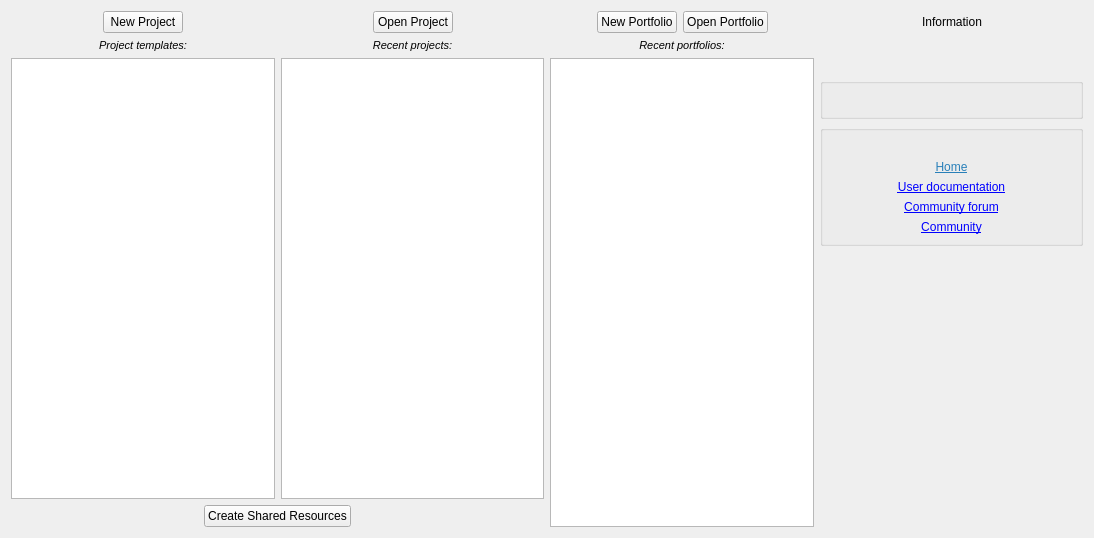
<?xml version="1.0" encoding="UTF-8"?>
<ui version="4.0">
 <class>WelcomeView</class>
 <widget class="QWidget" name="WelcomeView">
  <property name="geometry">
   <rect>
    <x>0</x>
    <y>0</y>
    <width>1094</width>
    <height>538</height>
   </rect>
  </property>
  <property name="focusPolicy">
   <enum>Qt::StrongFocus</enum>
  </property>
  <layout class="QGridLayout" name="gridLayout">
   <item row="0" column="3">
    <layout class="QHBoxLayout" name="horizontalLayout_3">
     <item>
      <spacer name="horizontalSpacer_5">
       <property name="orientation">
        <enum>Qt::Horizontal</enum>
       </property>
       <property name="sizeHint" stdset="0">
        <size>
         <width>40</width>
         <height>20</height>
        </size>
       </property>
      </spacer>
     </item>
     <item>
      <widget class="QPushButton" name="introduction">
       <property name="focusPolicy">
        <enum>Qt::NoFocus</enum>
       </property>
       <property name="text">
        <string>Information</string>
       </property>
       <property name="icon">
        <iconset theme="emblem-information">
         <normaloff>.</normaloff>.</iconset>
       </property>
       <property name="flat">
        <bool>true</bool>
       </property>
      </widget>
     </item>
     <item>
      <spacer name="horizontalSpacer_3">
       <property name="orientation">
        <enum>Qt::Horizontal</enum>
       </property>
       <property name="sizeHint" stdset="0">
        <size>
         <width>40</width>
         <height>20</height>
        </size>
       </property>
      </spacer>
     </item>
    </layout>
   </item>
   <item row="5" column="0" colspan="2">
    <layout class="QHBoxLayout" name="horizontalLayout_4">
     <property name="sizeConstraint">
      <enum>QLayout::SetDefaultConstraint</enum>
     </property>
     <item>
      <spacer name="horizontalSpacer_8">
       <property name="orientation">
        <enum>Qt::Horizontal</enum>
       </property>
       <property name="sizeHint" stdset="0">
        <size>
         <width>40</width>
         <height>20</height>
        </size>
       </property>
      </spacer>
     </item>
     <item>
      <widget class="QPushButton" name="createResourceFileBtn">
       <property name="text">
        <string>Create Shared Resources</string>
       </property>
       <property name="icon">
        <iconset theme="user-group-new">
         <normaloff>.</normaloff>.</iconset>
       </property>
      </widget>
     </item>
     <item>
      <spacer name="horizontalSpacer_7">
       <property name="orientation">
        <enum>Qt::Horizontal</enum>
       </property>
       <property name="sizeHint" stdset="0">
        <size>
         <width>40</width>
         <height>20</height>
        </size>
       </property>
      </spacer>
     </item>
    </layout>
   </item>
   <item row="0" column="0" rowspan="5">
    <widget class="QWidget" name="widget_2" native="true">
     <layout class="QVBoxLayout" name="verticalLayout_4">
      <property name="leftMargin">
       <number>0</number>
      </property>
      <property name="topMargin">
       <number>0</number>
      </property>
      <property name="rightMargin">
       <number>0</number>
      </property>
      <property name="bottomMargin">
       <number>0</number>
      </property>
      <item>
       <layout class="QHBoxLayout" name="horizontalLayout_2">
        <item>
         <spacer name="horizontalSpacer_2">
          <property name="orientation">
           <enum>Qt::Horizontal</enum>
          </property>
          <property name="sizeHint" stdset="0">
           <size>
            <width>13</width>
            <height>14</height>
           </size>
          </property>
         </spacer>
        </item>
        <item>
         <widget class="QPushButton" name="newProjectBtn">
          <property name="whatsThis">
           <string comment="@info:whartsthis"/>
          </property>
          <property name="text">
           <string>New Project</string>
          </property>
          <property name="icon">
           <iconset theme="list-add">
            <normaloff>.</normaloff>.</iconset>
          </property>
         </widget>
        </item>
        <item>
         <spacer name="horizontalSpacer_6">
          <property name="orientation">
           <enum>Qt::Horizontal</enum>
          </property>
          <property name="sizeHint" stdset="0">
           <size>
            <width>13</width>
            <height>17</height>
           </size>
          </property>
         </spacer>
        </item>
       </layout>
      </item>
      <item>
       <widget class="QLabel" name="label_2">
        <property name="sizePolicy">
         <sizepolicy hsizetype="Preferred" vsizetype="Fixed">
          <horstretch>0</horstretch>
          <verstretch>0</verstretch>
         </sizepolicy>
        </property>
        <property name="text">
         <string>&lt;html&gt;&lt;head/&gt;&lt;body&gt;&lt;p align=&quot;center&quot;&gt;&lt;span style=&quot; font-size:8pt; font-style:italic;&quot;&gt;Project templates:&lt;/span&gt;&lt;/p&gt;&lt;/body&gt;&lt;/html&gt;</string>
        </property>
        <property name="alignment">
         <set>Qt::AlignCenter</set>
        </property>
       </widget>
      </item>
      <item>
       <widget class="QTreeView" name="projectTemplates">
        <property name="editTriggers">
         <set>QAbstractItemView::NoEditTriggers</set>
        </property>
        <property name="alternatingRowColors">
         <bool>true</bool>
        </property>
        <property name="textElideMode">
         <enum>Qt::ElideMiddle</enum>
        </property>
        <property name="rootIsDecorated">
         <bool>false</bool>
        </property>
        <attribute name="headerVisible">
         <bool>false</bool>
        </attribute>
       </widget>
      </item>
     </layout>
    </widget>
   </item>
   <item row="3" column="3">
    <widget class="QGroupBox" name="groupBox">
     <property name="title">
      <string/>
     </property>
     <layout class="QVBoxLayout" name="verticalLayout_2">
      <item>
       <widget class="QLabel" name="onlineLabel">
        <property name="text">
         <string/>
        </property>
        <property name="alignment">
         <set>Qt::AlignCenter</set>
        </property>
       </widget>
      </item>
      <item>
       <widget class="QLabel" name="calligraPlanLabel">
        <property name="toolTip">
         <string/>
        </property>
        <property name="statusTip">
         <string comment="@info:status">https://calligra.org/plan</string>
        </property>
        <property name="text">
         <string>&lt;html&gt;&lt;head/&gt;&lt;body&gt;&lt;p&gt;&lt;a href=&quot;https://calligra.org/plan&quot;&gt;&lt;span style=&quot; text-decoration: underline; color:#2980b9;&quot;&gt;Home&lt;/span&gt;&lt;/a&gt;&lt;/p&gt;&lt;/body&gt;&lt;/html&gt;</string>
        </property>
        <property name="alignment">
         <set>Qt::AlignCenter</set>
        </property>
       </widget>
      </item>
      <item>
       <widget class="QLabel" name="userDocLabel">
        <property name="toolTip">
         <string/>
        </property>
        <property name="statusTip">
         <string comment="@info:status">https://docs.kde.org</string>
        </property>
        <property name="text">
         <string comment="@action:button">&lt;a href=&quot;https://docs.kde.org/index.php?application=calligraplan&quot;&gt;User documentation&lt;/a&gt;</string>
        </property>
        <property name="alignment">
         <set>Qt::AlignCenter</set>
        </property>
        <property name="openExternalLinks">
         <bool>true</bool>
        </property>
       </widget>
      </item>
      <item>
       <widget class="QLabel" name="forumLabel">
        <property name="toolTip">
         <string/>
        </property>
        <property name="statusTip">
         <string comment="@info:status">https://forum.kde.org/viewforum.php?f=203</string>
        </property>
        <property name="text">
         <string comment="@action:button">&lt;a href=&quot;https://forum.kde.org/viewforum.php?f=203&quot;&gt;Community forum&lt;/a&gt;</string>
        </property>
        <property name="alignment">
         <set>Qt::AlignCenter</set>
        </property>
        <property name="openExternalLinks">
         <bool>true</bool>
        </property>
       </widget>
      </item>
      <item>
       <widget class="QLabel" name="commuityLabel">
        <property name="toolTip">
         <string/>
        </property>
        <property name="statusTip">
         <string comment="@info:status">https://userbase.kde.org/Plan</string>
        </property>
        <property name="text">
         <string comment="@action:button">&lt;a href=&quot;https://userbase.kde.org/Plan&quot;&gt;Community&lt;/a&gt;</string>
        </property>
        <property name="alignment">
         <set>Qt::AlignCenter</set>
        </property>
        <property name="openExternalLinks">
         <bool>true</bool>
        </property>
       </widget>
      </item>
     </layout>
    </widget>
   </item>
   <item row="4" column="3" rowspan="2">
    <spacer name="verticalSpacer">
     <property name="orientation">
      <enum>Qt::Vertical</enum>
     </property>
     <property name="sizeHint" stdset="0">
      <size>
       <width>20</width>
       <height>284</height>
      </size>
     </property>
    </spacer>
   </item>
   <item row="0" column="1" rowspan="5">
    <widget class="QWidget" name="widget" native="true">
     <layout class="QVBoxLayout" name="verticalLayout_3">
      <property name="leftMargin">
       <number>0</number>
      </property>
      <property name="topMargin">
       <number>0</number>
      </property>
      <property name="rightMargin">
       <number>0</number>
      </property>
      <property name="bottomMargin">
       <number>0</number>
      </property>
      <item>
       <layout class="QHBoxLayout" name="horizontalLayout">
        <item>
         <spacer name="horizontalSpacer_4">
          <property name="orientation">
           <enum>Qt::Horizontal</enum>
          </property>
          <property name="sizeHint" stdset="0">
           <size>
            <width>40</width>
            <height>20</height>
           </size>
          </property>
         </spacer>
        </item>
        <item>
         <widget class="QPushButton" name="openProjectBtn">
          <property name="whatsThis">
           <string comment="@info:whatsthis">&lt;html&gt;&lt;head/&gt;&lt;body&gt;&lt;p&gt;&lt;span style=&quot; font-weight:600;&quot;&gt;Open Project&lt;/span&gt;&lt;/p&gt;&lt;p&gt;Displays a file dialog enabling you to open an existing project.&lt;/p&gt;&lt;/body&gt;&lt;/html&gt;</string>
          </property>
          <property name="text">
           <string>Open Project</string>
          </property>
          <property name="icon">
           <iconset theme="document-open">
            <normaloff>.</normaloff>.</iconset>
          </property>
         </widget>
        </item>
        <item>
         <spacer name="horizontalSpacer">
          <property name="orientation">
           <enum>Qt::Horizontal</enum>
          </property>
          <property name="sizeHint" stdset="0">
           <size>
            <width>40</width>
            <height>20</height>
           </size>
          </property>
         </spacer>
        </item>
       </layout>
      </item>
      <item>
       <widget class="QLabel" name="label">
        <property name="sizePolicy">
         <sizepolicy hsizetype="Preferred" vsizetype="Fixed">
          <horstretch>0</horstretch>
          <verstretch>0</verstretch>
         </sizepolicy>
        </property>
        <property name="text">
         <string>&lt;html&gt;&lt;head/&gt;&lt;body&gt;&lt;p align=&quot;center&quot;&gt;&lt;span style=&quot; font-size:8pt; font-style:italic;&quot;&gt;Recent projects:&lt;/span&gt;&lt;/p&gt;&lt;/body&gt;&lt;/html&gt;</string>
        </property>
        <property name="alignment">
         <set>Qt::AlignCenter</set>
        </property>
       </widget>
      </item>
      <item>
       <widget class="QTreeView" name="recentProjects">
        <property name="editTriggers">
         <set>QAbstractItemView::NoEditTriggers</set>
        </property>
        <property name="alternatingRowColors">
         <bool>true</bool>
        </property>
        <property name="textElideMode">
         <enum>Qt::ElideMiddle</enum>
        </property>
        <property name="rootIsDecorated">
         <bool>false</bool>
        </property>
        <property name="itemsExpandable">
         <bool>false</bool>
        </property>
        <attribute name="headerVisible">
         <bool>false</bool>
        </attribute>
       </widget>
      </item>
     </layout>
    </widget>
   </item>
   <item row="2" column="3">
    <widget class="QGroupBox" name="groupBox_2">
     <property name="title">
      <string/>
     </property>
     <layout class="QVBoxLayout" name="verticalLayout_6">
      <item>
       <widget class="QLabel" name="contextHelp">
        <property name="text">
         <string/>
        </property>
        <property name="scaledContents">
         <bool>true</bool>
        </property>
        <property name="alignment">
         <set>Qt::AlignHCenter|Qt::AlignTop</set>
        </property>
        <property name="wordWrap">
         <bool>true</bool>
        </property>
       </widget>
      </item>
     </layout>
    </widget>
   </item>
   <item row="0" column="2" rowspan="6">
    <widget class="QWidget" name="portfolioWidget" native="true">
     <layout class="QVBoxLayout" name="verticalLayout">
      <property name="leftMargin">
       <number>0</number>
      </property>
      <property name="topMargin">
       <number>0</number>
      </property>
      <property name="rightMargin">
       <number>0</number>
      </property>
      <property name="bottomMargin">
       <number>0</number>
      </property>
      <item>
       <layout class="QHBoxLayout" name="horizontalLayout_6">
        <item>
         <spacer name="horizontalSpacer_9">
          <property name="orientation">
           <enum>Qt::Horizontal</enum>
          </property>
          <property name="sizeHint" stdset="0">
           <size>
            <width>40</width>
            <height>20</height>
           </size>
          </property>
         </spacer>
        </item>
        <item>
         <widget class="QPushButton" name="newPortfolioBtn">
          <property name="text">
           <string>New Portfolio</string>
          </property>
          <property name="icon">
           <iconset theme="list-add">
            <normaloff>.</normaloff>.</iconset>
          </property>
         </widget>
        </item>
        <item>
         <layout class="QHBoxLayout" name="horizontalLayout_5">
          <item>
           <widget class="QPushButton" name="openPortfolioBtn">
            <property name="whatsThis">
             <string comment="@info:whatsthis">&lt;html&gt;&lt;head/&gt;&lt;body&gt;&lt;p&gt;&lt;span style=&quot; font-weight:600;&quot;&gt;Open Portfolio&lt;/span&gt;&lt;/p&gt;&lt;p&gt;Displays a file dialog enabling you to open an existing portfolio.&lt;/p&gt;&lt;/body&gt;&lt;/html&gt;</string>
            </property>
            <property name="text">
             <string>Open Portfolio</string>
            </property>
            <property name="icon">
             <iconset theme="document-open">
              <normaloff>.</normaloff>.</iconset>
            </property>
           </widget>
          </item>
         </layout>
        </item>
        <item>
         <spacer name="horizontalSpacer_10">
          <property name="orientation">
           <enum>Qt::Horizontal</enum>
          </property>
          <property name="sizeHint" stdset="0">
           <size>
            <width>40</width>
            <height>20</height>
           </size>
          </property>
         </spacer>
        </item>
       </layout>
      </item>
      <item>
       <widget class="QLabel" name="label_7">
        <property name="sizePolicy">
         <sizepolicy hsizetype="Preferred" vsizetype="Fixed">
          <horstretch>0</horstretch>
          <verstretch>0</verstretch>
         </sizepolicy>
        </property>
        <property name="text">
         <string>&lt;html&gt;&lt;head/&gt;&lt;body&gt;&lt;p align=&quot;center&quot;&gt;&lt;span style=&quot; font-size:8pt; font-style:italic;&quot;&gt;Recent portfolios:&lt;/span&gt;&lt;/p&gt;&lt;/body&gt;&lt;/html&gt;</string>
        </property>
       </widget>
      </item>
      <item>
       <widget class="QTreeView" name="recentPortfolios">
        <property name="editTriggers">
         <set>QAbstractItemView::NoEditTriggers</set>
        </property>
        <property name="alternatingRowColors">
         <bool>true</bool>
        </property>
        <property name="textElideMode">
         <enum>Qt::ElideMiddle</enum>
        </property>
        <property name="rootIsDecorated">
         <bool>false</bool>
        </property>
        <attribute name="headerVisible">
         <bool>false</bool>
        </attribute>
       </widget>
      </item>
     </layout>
    </widget>
   </item>
   <item row="1" column="3">
    <spacer name="verticalSpacer_2">
     <property name="orientation">
      <enum>Qt::Vertical</enum>
     </property>
     <property name="sizeHint" stdset="0">
      <size>
       <width>20</width>
       <height>40</height>
      </size>
     </property>
    </spacer>
   </item>
  </layout>
 </widget>
 <resources/>
 <connections/>
</ui>
